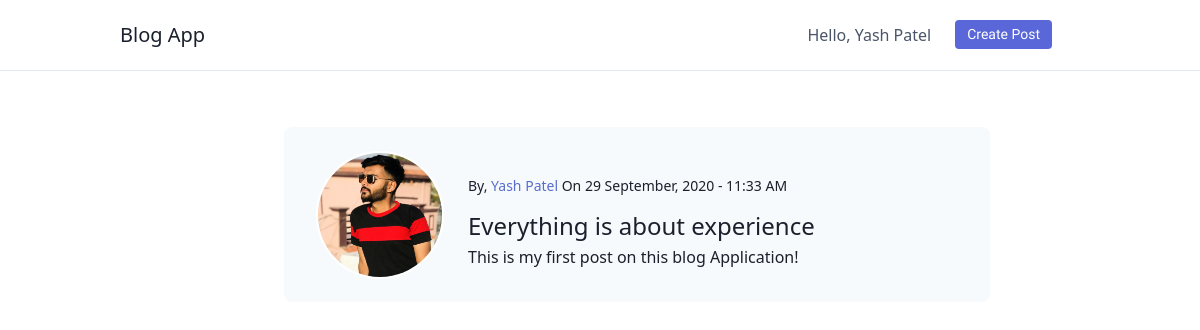
/detailPost/1/ (signed in), run on the app's committed database.
### Blog/models.py (models this page shows)
class Post(models.Model):
    date = models.DateTimeField(default=timezone.now)
    title = models.CharField(max_length=122)
    desc = models.TextField()
    user = models.ForeignKey(User, on_delete=models.CASCADE)

### users/models.py (models this page shows)
class Profile(models.Model):
    user = models.OneToOneField(User, on_delete=models.CASCADE)
    image = models.ImageField(default='default.jpg', upload_to='profile_pics/')
    bio = models.TextField(default="", null=True, blank=True)
    """
    #Function of reduce image size in file.

    def save(self):
        super().save()

        img =  Image.open(self.image.path)

        if img.height > 300 or img.width > 300:

            output_size = (300, 300)
            img.thumbnail(output_size)
            img.save(self.image.path)
    """

### Blog/views.py (the view)
# urls.py: path('detailPost/<str:pk>/', views.detailPost, name='DetailPost'),
@login_required
def detailPost(request, pk):
    post = Post.objects.get(id=pk)
    context = {'post': post}
    return render(request, 'blog/detailPost.html', context)

### templates/blog/detailPost.html (shortened to what this page needs)
{% extends 'blog/base.html' %} {% block title %}Home{% endblock title %} {% block body %}
<section class="text-gray-700 body-font">
    <div class="container px-5 py-10 mx-auto">
        <div class="flex flex-wrap">
            <div class="p-4 md:w-3/4 ml-40">
                <div class="flex rounded-lg h-full bg-gray-100 p-8 flex-col">
                    <div class="flex justify-start mt-1 mb-6 image-container">
                        <img src="{{post.user.profile.image.url}}" class="rounded-full border-solid border-white border-2 -mt-3 h-32 w-32 home-image">
                    </div>
                    <div class="container-box -mt-32 -ml-10">
                        <div class="flex items-center mb-3 ml-48">
                        <h2 class="text-gray-900 text-sm font font-medium">By,
                            <font style="color: #596ecc;">{{post.user.first_name}} {{post.user.last_name}}</font>
                            On {{post.date|date:"d F, Y - g:i A"}}
                        </h2>
                    </div>
                    <h4 class="text-gray-900 text-2xl ml-48 font font-medium">{{post.title}}</h4>
                    <div class="flex-grow">
                        <p class="leading-relaxed ml-48 text-gray-900">{{post.desc}}</p>
                    </div>
                    </div>
                </div>
            </div>
        </div>
    </div>
</section>
{% endblock body %}

### templates/blog/base.html (shortened to what this page needs)
{% load static %}
<!DOCTYPE html>
<html lang="en">
<head>
    <link href="https://unpkg.com/tailwindcss@^1.0/dist/tailwind.min.css" rel="stylesheet">
    <link rel="stylesheet" href="https://pro.fontawesome.com/releases/v5.10.0/css/all.css"/>
    <link rel="stylesheet" type="text/css" href="{% static 'blog/css/main.css'%}">
</head>
<body>
    <header class="text-gray-700 body-font">
        <div class="container mx-auto flex flex-wrap p-5 flex-col md:flex-row items-center">
            <a href="{% url 'HomePage' %}" class="flex title-font font-medium items-center text-gray-900 mb-4 md:mb-0">
            <span class="ml-3 text-xl">Blog App</span>
            </a>
            <div class="dropdown">
                <span>Hello, {{user.first_name}} {{user.last_name}}</span>
            </div>
            <a href="{% url 'CreatePost' %}" class="nav-list -mt-1">
                <button class="inline-flex items-center bg-indigo-600 border-0 py-1 px-3 text-sm focus:outline-none hover:bg-indigo-500 rounded text-white mt-4 ml-6 mr-10 md:mt-0">Create Post
                </button>
            </a>
        </div>
    </header>
    <hr>
    {% block body %} {% endblock body %}
</body>
</html>

### static/blog/css/main.css (style rules this page uses)
.nav-list { color: black; font-size: 20px; font-family: 'Alata', sans-serif; }

### templates/blog/base.html (style rules this page uses)
.dropdown { position: relative; display: inline-block; }

### data on the page
Post: user.profile.image (picture), user.first_name "Yash", user.last_name "Patel", date "29 September, 2020 - 11:33 AM", title "Everything is about experience", desc "This is my first post on this blog Application!"

### other printed values
{{ user.first_name }} "Yash"
{{ user.last_name }} "Patel"
